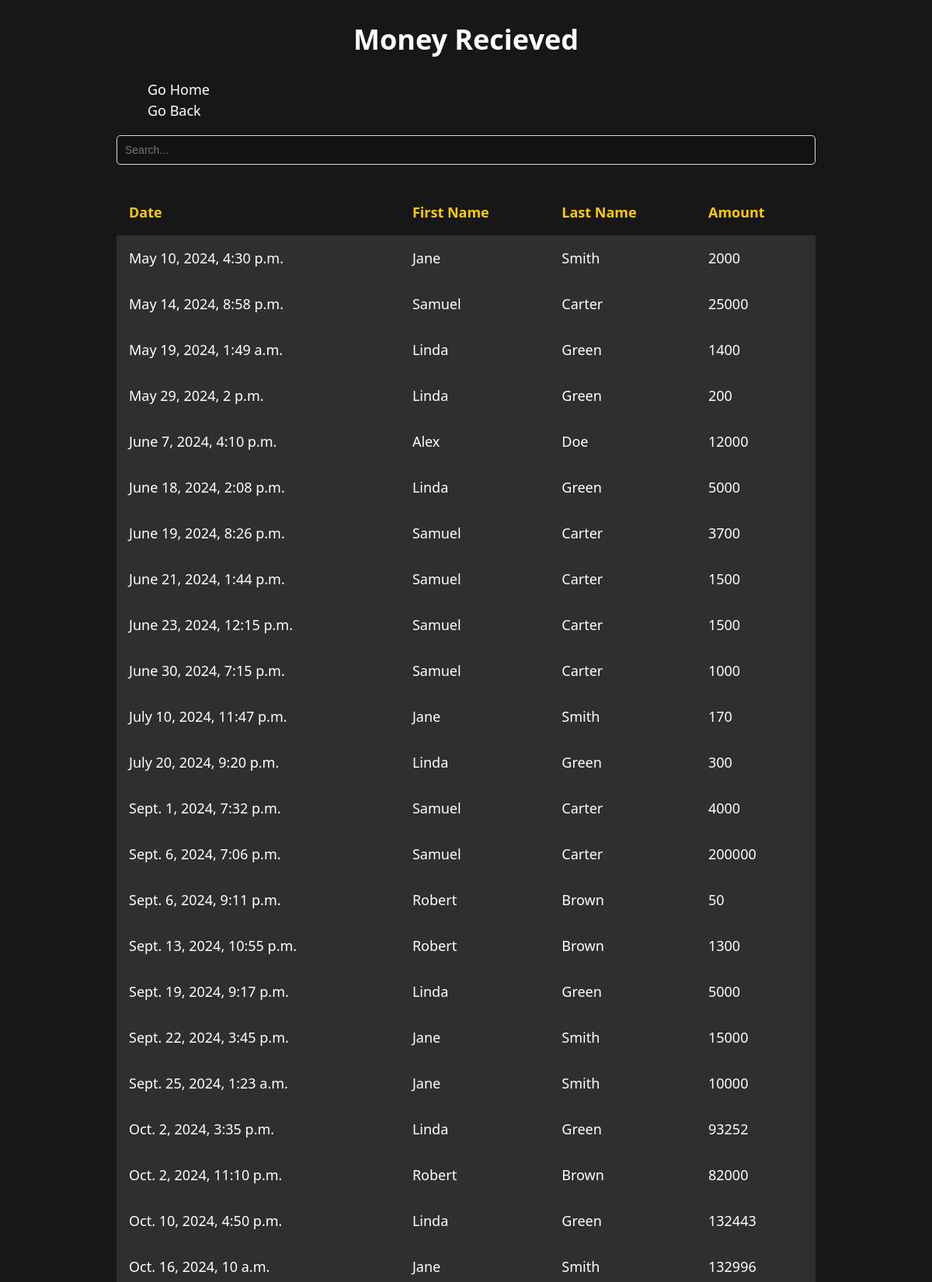
Page /momo/incomingmoney (upper part) on the committed database.
### momo/models.py (models this page shows)
class MoneyRecieved(models.Model):
    first_name = models.CharField(max_length=64)
    last_name = models.CharField(max_length=64)
    amount = models.IntegerField()
    date = models.DateTimeField()
    class Meta:
        managed = False
        db_table = 'money_recieved'

### momo/views.py (the view)
# urls.py: path("incomingmoney", views.moneyreceived, name="moneyrecieved"),
def moneyreceived(request):
    return render(
        request,
        "momo/incomingmoney.html",
        {"moneyrecieved": MoneyRecieved.objects.all()},
    )

### momo/templates/momo/Incomingmoney.html (shortened to what this page needs)
{% extends "./layout.html" %}
{% block tablename %}
    <h1 style="text-align: center;">Money Recieved</h1>
{% endblock %}
{% block body %}
                <thead>
                    <tr>
                        <th onclick="sortTable(0)">Date </th>
                        <th onclick="sortTable(1)">First Name </th>
                        <th onclick="sortTable(2)">Last Name </th>
                        <th onclick="sortTable(3)">Amount </th>
                    </tr>
                </thead>
                <tbody>
                    {% for item in moneyrecieved %}
                    <tr>
                        <td>{{ item.date }}</td>
                        <td>{{ item.first_name }}</td>
                        <td>{{ item.last_name }}</td>
                        <td>{{ item.amount }}</td>
                    </tr>
                    {% endfor %}
                </tbody>
{% endblock%}

### momo/static/momo/css/tables.css (style rules this page uses)
html { color-scheme: dark; }
body { background-color: #181717; color: #ffffff; font-size: 1.125rem; font-family: system-ui; line-height: 1.5; }
th { text-align: justify; }
td { text-align: justify; }
caption, th, td { padding: 1rem; }
th { background: hsl(0 0% 0% / 0.5 ); color: #FFCC08; }

### rows in the picture
MoneyRecieved: date "May 10, 2024, 4:30 p.m.", first_name "Jane", last_name "Smith", amount "2000"
MoneyRecieved: date "May 14, 2024, 8:58 p.m.", first_name "Samuel", last_name "Carter", amount "25000"
MoneyRecieved: date "May 19, 2024, 1:49 a.m.", first_name "Linda", last_name "Green", amount "1400"
MoneyRecieved: date "May 29, 2024, 2 p.m.", first_name "Linda", last_name "Green", amount "200"
MoneyRecieved: date "June 7, 2024, 4:10 p.m.", first_name "Alex", last_name "Doe", amount "12000"
MoneyRecieved: date "June 18, 2024, 2:08 p.m.", first_name "Linda", last_name "Green", amount "5000"
MoneyRecieved: date "June 19, 2024, 8:26 p.m.", first_name "Samuel", last_name "Carter", amount "3700"
MoneyRecieved: date "June 21, 2024, 1:44 p.m.", first_name "Samuel", last_name "Carter", amount "1500"
MoneyRecieved: date "June 23, 2024, 12:15 p.m.", first_name "Samuel", last_name "Carter", amount "1500"
MoneyRecieved: date "June 30, 2024, 7:15 p.m.", first_name "Samuel", last_name "Carter", amount "1000"
MoneyRecieved: date "July 10, 2024, 11:47 p.m.", first_name "Jane", last_name "Smith", amount "170"
MoneyRecieved: date "July 20, 2024, 9:20 p.m.", first_name "Linda", last_name "Green", amount "300"
MoneyRecieved: date "Sept. 1, 2024, 7:32 p.m.", first_name "Samuel", last_name "Carter", amount "4000"
MoneyRecieved: date "Sept. 6, 2024, 7:06 p.m.", first_name "Samuel", last_name "Carter", amount "200000"
MoneyRecieved: date "Sept. 6, 2024, 9:11 p.m.", first_name "Robert", last_name "Brown", amount "50"
MoneyRecieved: date "Sept. 13, 2024, 10:55 p.m.", first_name "Robert", last_name "Brown", amount "1300"
MoneyRecieved: date "Sept. 19, 2024, 9:17 p.m.", first_name "Linda", last_name "Green", amount "5000"
MoneyRecieved: date "Sept. 22, 2024, 3:45 p.m.", first_name "Jane", last_name "Smith", amount "15000"
MoneyRecieved: date "Sept. 25, 2024, 1:23 a.m.", first_name "Jane", last_name "Smith", amount "10000"
MoneyRecieved: date "Oct. 2, 2024, 3:35 p.m.", first_name "Linda", last_name "Green", amount "93252"
MoneyRecieved: date "Oct. 2, 2024, 11:10 p.m.", first_name "Robert", last_name "Brown", amount "82000"
MoneyRecieved: date "Oct. 10, 2024, 4:50 p.m.", first_name "Linda", last_name "Green", amount "132443"
MoneyRecieved: date "Oct. 16, 2024, 10 a.m.", first_name "Jane", last_name "Smith", amount "132996"
